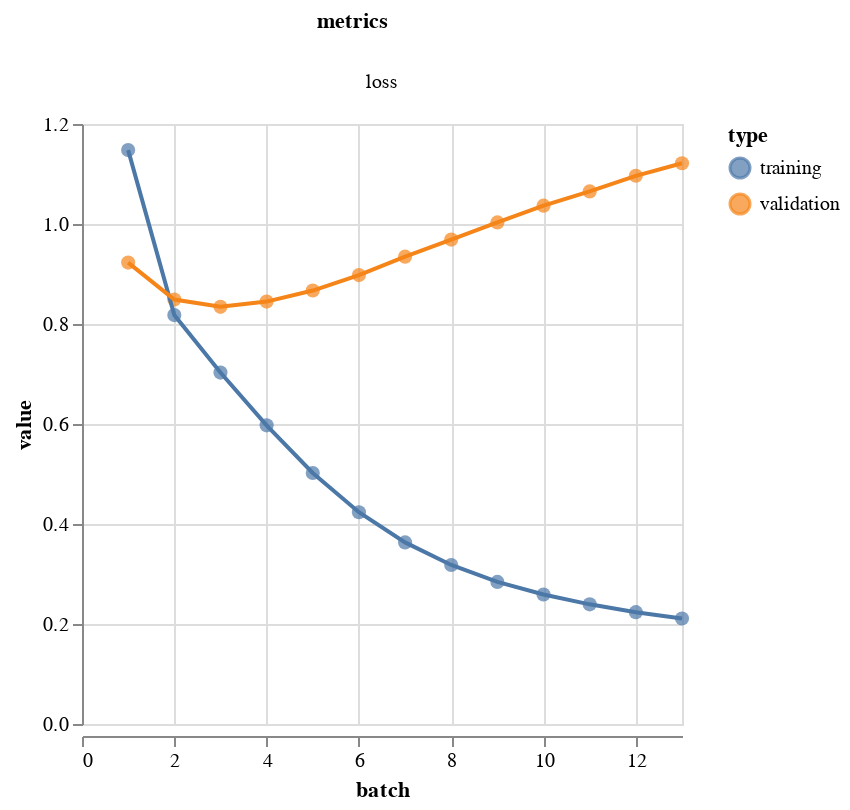

Source (notebook cell):
### Code cell
vis.metrics(output.history)

### Figure 1 — Vega-Lite specification as saved in the notebook (floating-point values rounded to 4 significant figures)
{"$schema": "https://vega.github.io/schema/vega-lite/v3.4.0.json", "config": {"mark": {"tooltip": null}, "view": {"height": 300, "width": 400}}, "data": {"name": "data-fa798816da38fef50d3ee60e5193db48"}, "datasets": {"data-fa798816da38fef50d3ee60e5193db48": [{"batch": 1, "metrics": "loss", "type": "training", "value": 1.148}, {"batch": 2, "metrics": "loss", "type": "training", "value": 0.8178}, {"batch": 3, "metrics": "loss", "type": "training", "value": 0.7029}, {"batch": 4, "metrics": "loss", "type": "training", "value": 0.5973}, {"batch": 5, "metrics": "loss", "type": "training", "value": 0.5021}, {"batch": 6, "metrics": "loss", "type": "training", "value": 0.4236}, {"batch": 7, "metrics": "loss", "type": "training", "value": 0.3632}, {"batch": 8, "metrics": "loss", "type": "training", "value": 0.3181}, {"batch": 9, "metrics": "loss", "type": "training", "value": 0.2841}, {"batch": 10, "metrics": "loss", "type": "training", "value": 0.2589}, {"batch": 11, "metrics": "loss", "type": "training", "value": 0.2393}, {"batch": 12, "metrics": "loss", "type": "training", "value": 0.2236}, {"batch": 13, "metrics": "loss", "type": "training", "value": 0.2111}, {"batch": 1, "metrics": "loss", "type": "validation", "value": 0.9228}, {"batch": 2, "metrics": "loss", "type": "validation", "value": 0.849}, {"batch": 3, "metrics": "loss", "type": "validation", "value": 0.8344}, {"batch": 4, "metrics": "loss", "type": "validation", "value": 0.8448}, {"batch": 5, "metrics": "loss", "type": "validation", "value": 0.8669}, {"batch": 6, "metrics": "loss", "type": "validation", "value": 0.8978}, {"batch": 7, "metrics": "loss", "type": "validation", "value": 0.9347}, {"batch": 8, "metrics": "loss", "type": "validation", "value": 0.9688}, {"batch": 9, "metrics": "loss", "type": "validation", "value": 1.003}, {"batch": 10, "metrics": "loss", "type": "validation", "value": 1.037}, {"batch": 11, "metrics": "loss", "type": "validation", "value": 1.065}, {"batch": 12, "metrics": "loss", "type": "validation", "value": 1.096}, {"batch": 13, "metrics": "loss", "type": "validation", "value": 1.121}]}, "facet": {"column": {"field": "metrics", "type": "nominal"}}, "resolve": {"scale": {"y": "independent"}}, "spec": {"layer": [{"encoding": {"color": {"field": "type", "type": "nominal"}, "tooltip": [{"field": "batch", "type": "quantitative"}, {"field": "value", "type": "quantitative"}], "x": {"field": "batch", "type": "quantitative"}, "y": {"field": "value", "type": "quantitative"}}, "height": 300, "mark": {"size": 50, "type": "circle"}, "width": 300}, {"encoding": {"color": {"field": "type", "type": "nominal"}, "x": {"field": "batch", "type": "quantitative"}, "y": {"field": "value", "type": "quantitative"}}, "height": 300, "mark": "line", "width": 300}]}}
